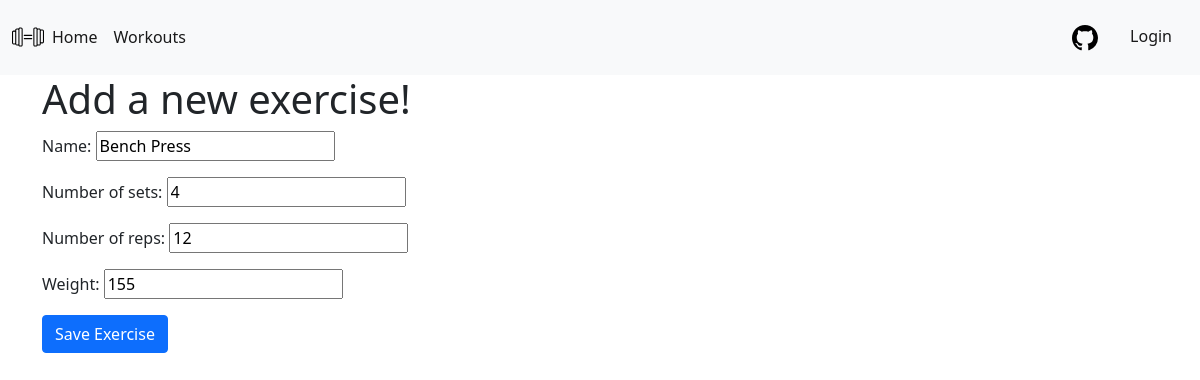
/workouts/2/2/edit_exercise/, run on the app's committed database.
### workout_app/models.py (models this page shows, shortened)
class Exercise(models.Model):
    workout = models.ForeignKey('workout_app.workout',related_name = 'exercises',on_delete=models.DO_NOTHING)
    name = models.CharField(max_length=20)
    number_of_sets = models.CharField(max_length=2)
    number_of_reps = models.CharField(max_length=2)
    weight = models.CharField(max_length=3)

### workout_app/views.py (the view)
# urls.py: path('workouts/<int:pk>/<int:exercise>/edit_exercise/',views.EditExerciseView.as_view(),name='edit_exercise'),
class EditExerciseView(UpdateView):
    redirect_field_name = ''
    form_class = WorkoutForm
    model = Workout

### workout_app/forms.py
class ExerciseForm(forms.ModelForm):
    class Meta():
        model = Exercise
        fields = ('name','number_of_sets','number_of_reps','weight')
        widgets = {
            'name':forms.TextInput(attrs={'class':'textinputclass'}),
            'number_of_sets':forms.NumberInput(attrs={'class':'numberinputclass'}),
            'number_of_reps':forms.NumberInput(attrs={'class':'numberinputclass'}),
            'weight':forms.NumberInput(attrs={'class':'numberinputclass'})
        }

### workout_app/templates/workout_app/exercise_form.html (shortened to what this page needs)
{% extends 'base.html' %}
{% block content %}
<h1>Add a new exercise!</h1>
<form class="exercise-form" method="post">
    {{form.as_p}}
    <button type="submit" class="btn btn-primary">Save Exercise</button>
</form>
{% endblock %}

### data on the page
Exercise: name "Bench Press", number_of_sets "4", number_of_reps "12", weight "155"
